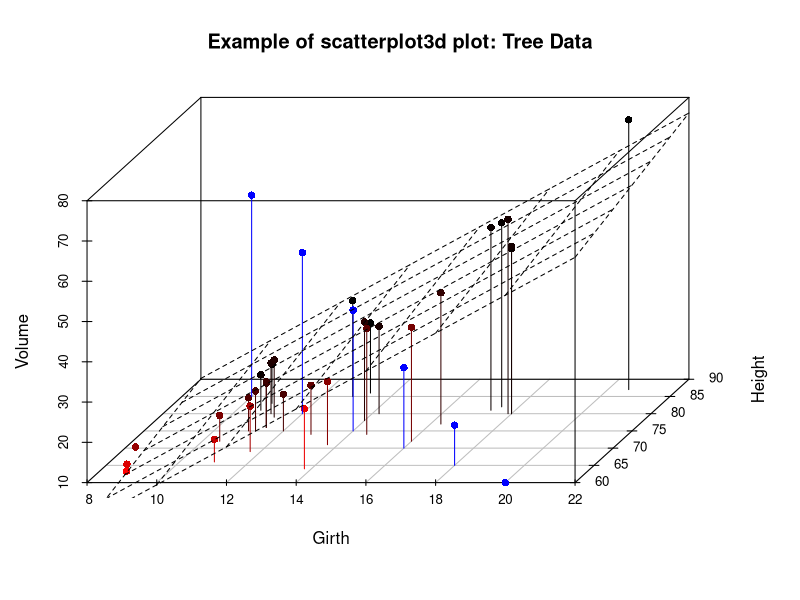
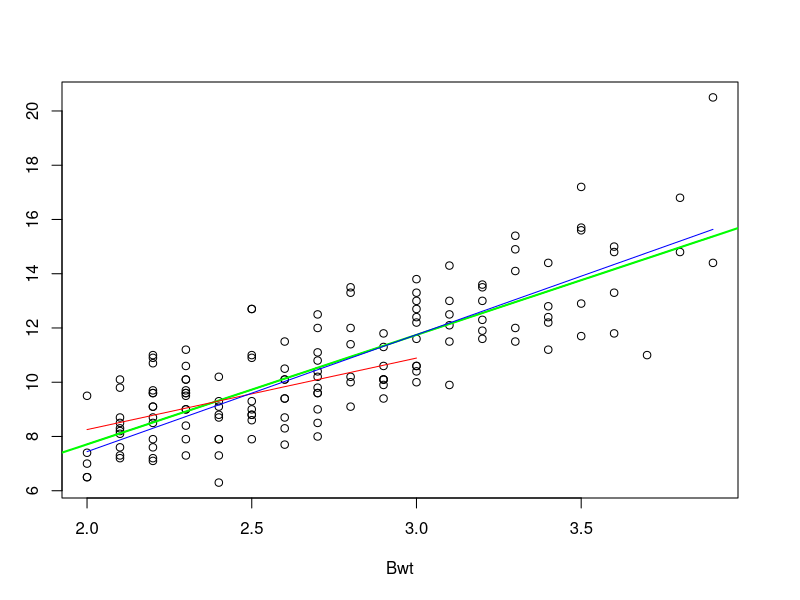
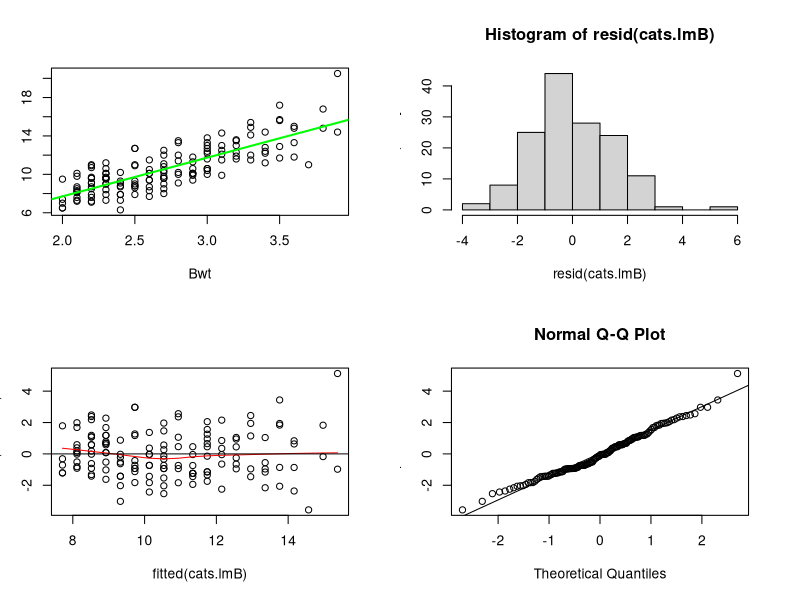
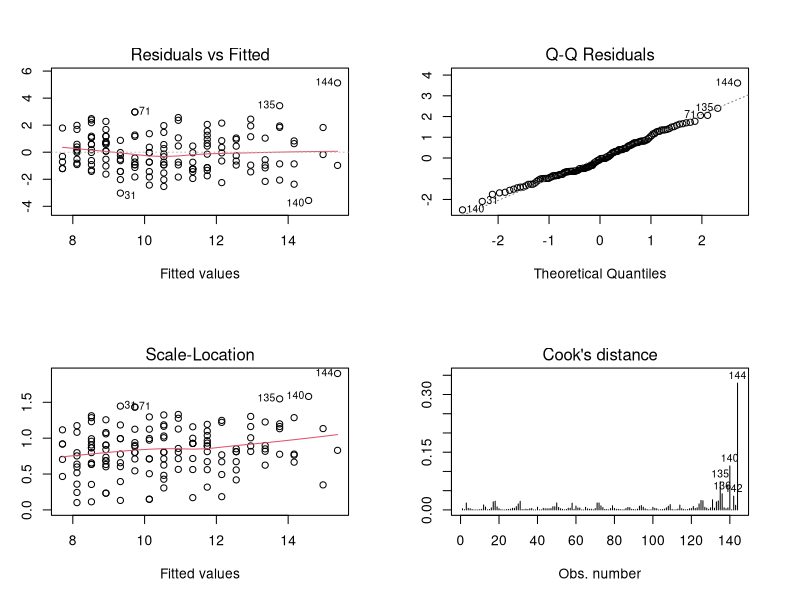
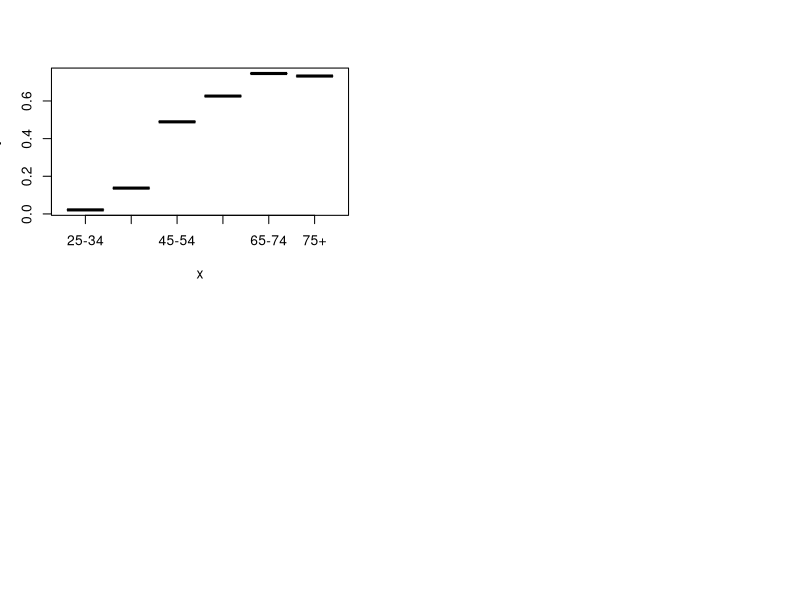
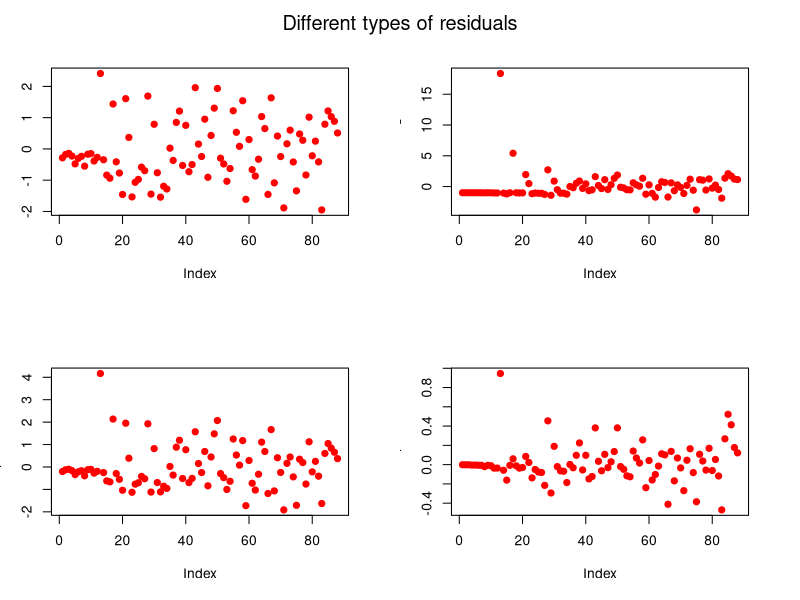
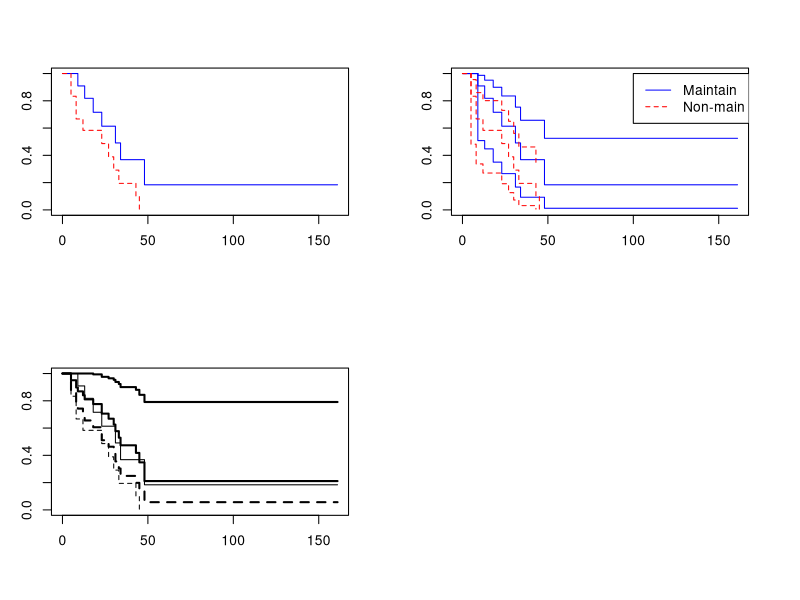

Source code (R) for these figures, in order:
###################################################
### chunk number 1: dev.copy png eval=FALSE
###################################################
## plot(1:10, col="red", pch=19)
## dev.copy(png, file="test.png")
## dev.off()


###################################################
### chunk number 2: dev.copy pdf eval=FALSE
###################################################
## plot(1:10, col="red", pch=19)
## dev.copy(pdf, file="test.pdf")
## dev.off()


###################################################
### chunk number 3: Create pdf eval=FALSE
###################################################
## pdf(file="myplot.pdf")
## plot(1:10, col="blue", xlab="X axis", ylab="Y axis")
## dev.off()  


###################################################
### chunk number 4: scatterplot3d
###################################################
require(scatterplot3d)
data(trees)
trees[1:2,]
s3d <- scatterplot3d(trees, type="h", highlight.3d=TRUE, 
                     angle=55, scale.y=0.7, pch=16, 
                     main="Example of scatterplot3d plot: Tree Data")
        
# Now adding some points to the "scatterplot3d"
s3d$points3d(seq(10,20,2), seq(85,60,-5), 
             seq(60,10,-10),  col="blue", 
             type="h", pch=16)        

# Now adding a regression plane to the "scatterplot3d"
attach(trees)
my.lm <- lm(Volume ~ Girth + Height)
s3d$plane3d(my.lm)
detach(trees)


###################################################
### chunk number 5: Example_t.test
###################################################
data(ChickWeight)
ChickWeight[1:2,]
t.test(ChickWeight[,1], mu=100)


###################################################
### chunk number 6: Example_two_sample_t.test
###################################################
t.test(ChickWeight$weight[ChickWeight$Diet=="1"], 
       ChickWeight$weight[ChickWeight$Diet=="2"])
t.test(weight~Diet, data=ChickWeight, subset=Diet%in%c("1","2"))


###################################################
### chunk number 7: Pairwise t
###################################################
pairwise.t.test(ChickWeight$weight, ChickWeight$Diet)


###################################################
### chunk number 8: Example lm
###################################################
lmDiet<-lm(weight~Diet, data=ChickWeight)
lmDiet
summary(lmDiet)
anova(lmDiet)


###################################################
### chunk number 9: aov
###################################################
aov(weight~Diet, data=ChickWeight)


###################################################
### chunk number 10: More lm
###################################################
lmDiet<-lm(weight~Diet+Time, data=ChickWeight)
summary(lmDiet)
anova(lmDiet)


###################################################
### chunk number 11: Example Linear Regression
###################################################
library(MASS)
help("cats")
cats.lmB <- lm(Hwt~Bwt, data=cats)
cats.lmS <- lm(Hwt~Sex, data=cats)
cats.lmBS <- lm(Hwt~Bwt + Sex, data=cats)
cats.lmBxS <- lm(Hwt~Bwt*Sex, data=cats)
cats.lmB2 <- lm(Hwt~Bwt + I(Bwt^2), data=cats)


###################################################
### chunk number 12: contrasts
###################################################
contr.treatment(3,base=2)
contr.sum(3)
# What is the difference in output?
lm(Hwt~Sex, data=cats)
lm(Hwt~Sex-1, data=cats)


###################################################
### chunk number 13: model.matrix
###################################################
mod1<-lm(Hwt~Sex, data=cats)
model.matrix(mod1)
mod1<-lm(Hwt~Sex-1, data=cats)
model.matrix(mod1)


###################################################
### chunk number 14: Extractor Functions
###################################################
summary(cats.lmB)
coef(cats.lmBxS)
fit.catsB <- fitted(cats.lmB)


###################################################
### chunk number 15: Extractor Functions:Sex Specific Fit
###################################################
fit.catsBxS <- fitted(cats.lmBxS)


###################################################
### chunk number 16: plotModel
###################################################
attach(cats)
plot(Bwt, Hwt)
lines(Bwt, fit.catsB) # OR
abline(cats.lmB, col='green', lwd=2)
lines(Bwt[Sex=='F'],fit.catsBxS[Sex=='F'], col='red')
lines(Bwt[Sex=='M'],fit.catsBxS[Sex=='M'], col='blue')


###################################################
### chunk number 17: Extractor Functions:Prediction
###################################################
predict(cats.lmBxS, data.frame(Bwt=seq(2,5,1), Sex='M'))
detach(cats)


###################################################
### chunk number 18: Redidual Variance
###################################################
var.catsB <- deviance(cats.lmB)/df.residual(cats.lmB)  # direct calculation
var.catsB <- summary(cats.lmB)$sigma^2


###################################################
### chunk number 19: fit eval=FALSE
###################################################
## attach(cats)
## plot(Bwt, Hwt)
## abline(cats.lmB, col='green', lwd=2)


###################################################
### chunk number 20: hist eval=FALSE
###################################################
## hist(resid(cats.lmB))


###################################################
### chunk number 21: residuals v fitted eval=FALSE
###################################################
## plot(fitted(cats.lmB), resid(cats.lmB))
## lines(lowess(fitted(cats.lmB),resid(cats.lmB)), col='red')
## abline(h=0)


###################################################
### chunk number 22: qq-plot eval=FALSE
###################################################
## qqnorm(resid(cats.lmB))
## qqline(resid(cats.lmB))
## detach()


###################################################
### chunk number 23: dofitPlot
###################################################
attach(cats)
par(mfrow=c(2,2))
plot(Bwt, Hwt)
abline(cats.lmB, col='green', lwd=2)
hist(resid(cats.lmB))

plot(fitted(cats.lmB), resid(cats.lmB))
lines(lowess(fitted(cats.lmB),resid(cats.lmB)), col='red')
abline(h=0)

qqnorm(resid(cats.lmB))
qqline(resid(cats.lmB))
detach()


###################################################
### chunk number 24: plotResultslm
###################################################
par(mfrow=c(2,2))
plot(cats.lmB, which=1:4, id.n=5)


###################################################
### chunk number 25: anova
###################################################
anova(cats.lmB, cats.lmBS)
anova(cats.lmB, cats.lmBxS)
anova(cats.lmB, cats.lmBS, cats.lmBxS)


###################################################
### chunk number 26: mtcars example
###################################################
help("mtcars")
cars.lm <- lm(mpg ~ hp + wt, data=mtcars)
cars.lm2 <- update(cars.lm, . ~ . + disp)
cars.lms <- update(cars.lm2, sqrt(.) ~ .)


###################################################
### chunk number 27: mtcars anova
###################################################
anova(cars.lm, cars.lm2, cars.lms)


###################################################
### chunk number 28: chicks lm
###################################################
attach(ChickWeight)
time.wgt <- tapply(weight,Time, var)
time.wgt.rep <- as.numeric(time.wgt[match(Time,as.numeric(names(time.wgt)))])
detach(2)
Chick.anl <- data.frame(ChickWeight, time.wgt.rep=time.wgt.rep)
chick.lm.wgt <- lm(weight~Time,
                   data=Chick.anl,
                   weight=1/time.wgt.rep)
chick.lm.T0 <- lm(weight~Time,
                   data=Chick.anl,
                   subset=(Time==0))


###################################################
### chunk number 29: glm
###################################################
summary(esoph)


###################################################
### chunk number 30: glm1
###################################################
eso.age <- glm(cbind(ncases, ncontrols) ~ agegp,
                   data = esoph, family = binomial())


###################################################
### chunk number 31: glm-oneway
###################################################
eso.base <- glm(cbind(ncases, ncontrols) ~ agegp + tobgp + alcgp,
                   data = esoph, family = binomial())


###################################################
### chunk number 32: glm2
###################################################
eso.base <- update(eso.age, .~ . + tobgp + alcgp)

eso.TA <- glm(cbind(ncases, ncontrols) ~ agegp + tobgp*alcgp,
                   data = esoph, family = binomial())
eso.2way <- glm(cbind(ncases, ncontrols) ~ (agegp + tobgp + alcgp)^2,
                   data = esoph, family = binomial())


###################################################
### chunk number 33: glm Step
###################################################
eso.stp <- stepAIC(eso.age,
           scope=list(upper= ~(agegp + tobgp + alcgp)^2, lower = ~ 1),
           test='Chisq')


###################################################
### chunk number 34: glmPlotfitted
###################################################
attach(esoph)
eso.pred.age <- predict.glm(eso.base,
                  data.frame(agegp=agegp,
                             tobgp=rep('30+', 88),
                             alcgp=rep('40-79', 88)),
                            type="response")
plot(agegp, eso.pred.age)
detach()


###################################################
### chunk number 35: glmPlotRes
###################################################
opar <- par(mfrow=c(2,2))
for (i in c('deviance', 'working', 'pearson', 'response'))
  plot(resid(eso.base, type=i), ylab=i, pch=19, col="red")
mtext('Different types of residuals',line=-2, outer=T, cex=1.2)
par(opar)


###################################################
### chunk number 36: glmPoisson
###################################################
ins.pois <- glm(Claims ~ District + Group + Age + offset(log(Holders)),
         data = Insurance, family = poisson)
summary(ins.pois)


###################################################
### chunk number 37: loadlibrary
###################################################
search()
library(survival)


###################################################
### chunk number 38: survival
###################################################
data(leukemia)
leukemia[1:2,]
leuk.km <- survfit(Surv(time, status) ~ x, data=leukemia)
plot(leuk.km, lty=1:2, col=c("blue","red"))


###################################################
### chunk number 39: Survival_conf
###################################################
leuk.km2 <- survfit(Surv(time, status) ~ x,
                    data=leukemia,
                    conf.type='log-log')
summary(leuk.km2)
plot(leuk.km2, mark.time=F, conf.int=T, lty=1:2, col=c("blue","red"))
legend(100, 1, legend=c('Maintain', 'Non-main'), lty=1:2, col=c("blue","red"))


###################################################
### chunk number 40: survivalTest
###################################################
survdiff(Surv(time, status) ~ x,
                    data=leukemia)


###################################################
### chunk number 41: CoxProp
###################################################
leuk.ph <- coxph(Surv(time, status) ~ x, data=leukemia)
summary(leuk.ph)
plot(leuk.km2, mark.time=F, lty=1:2)
lines(survfit(leuk.ph), lty=1:2, lwd=2)
